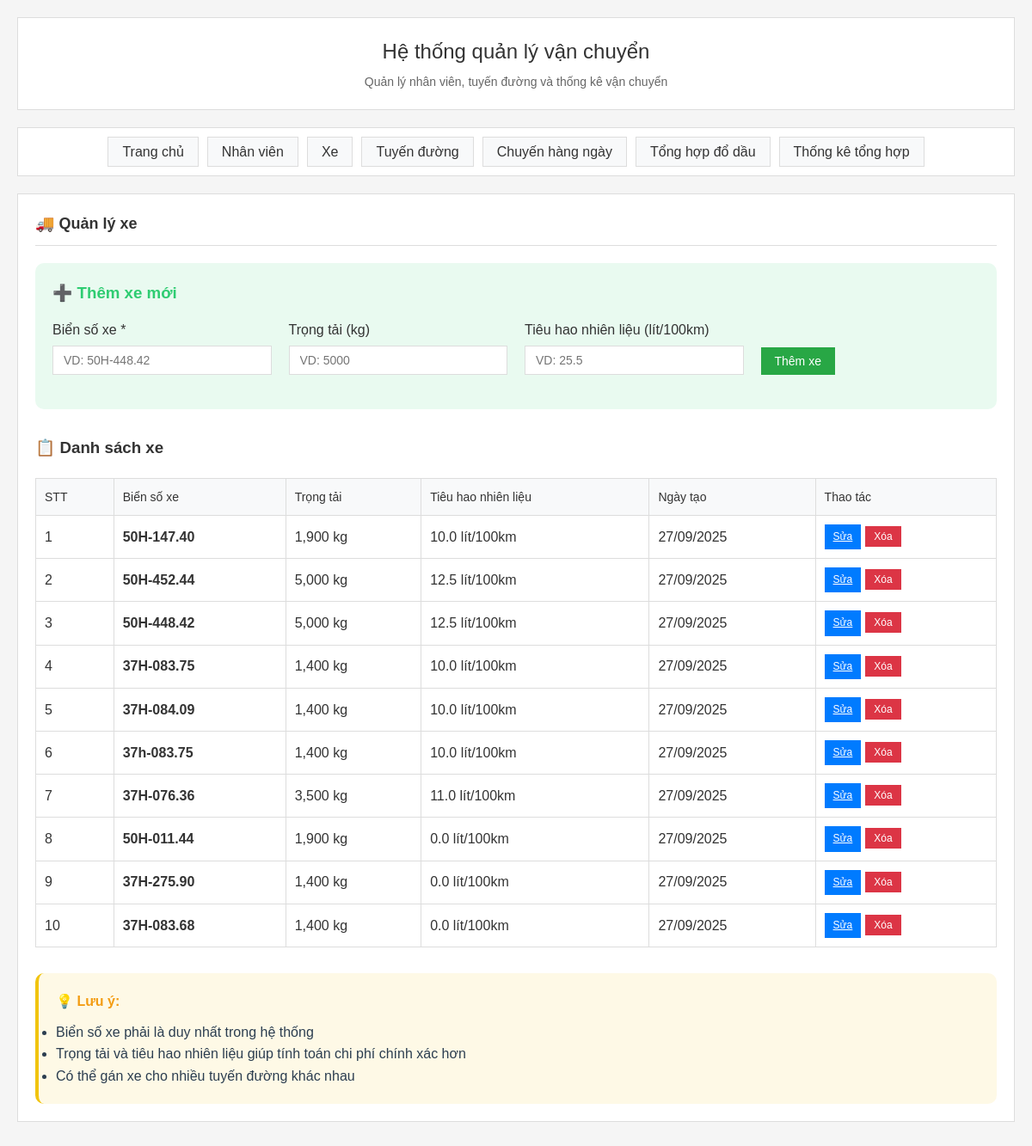
Page /vehicles on the earlier database version.
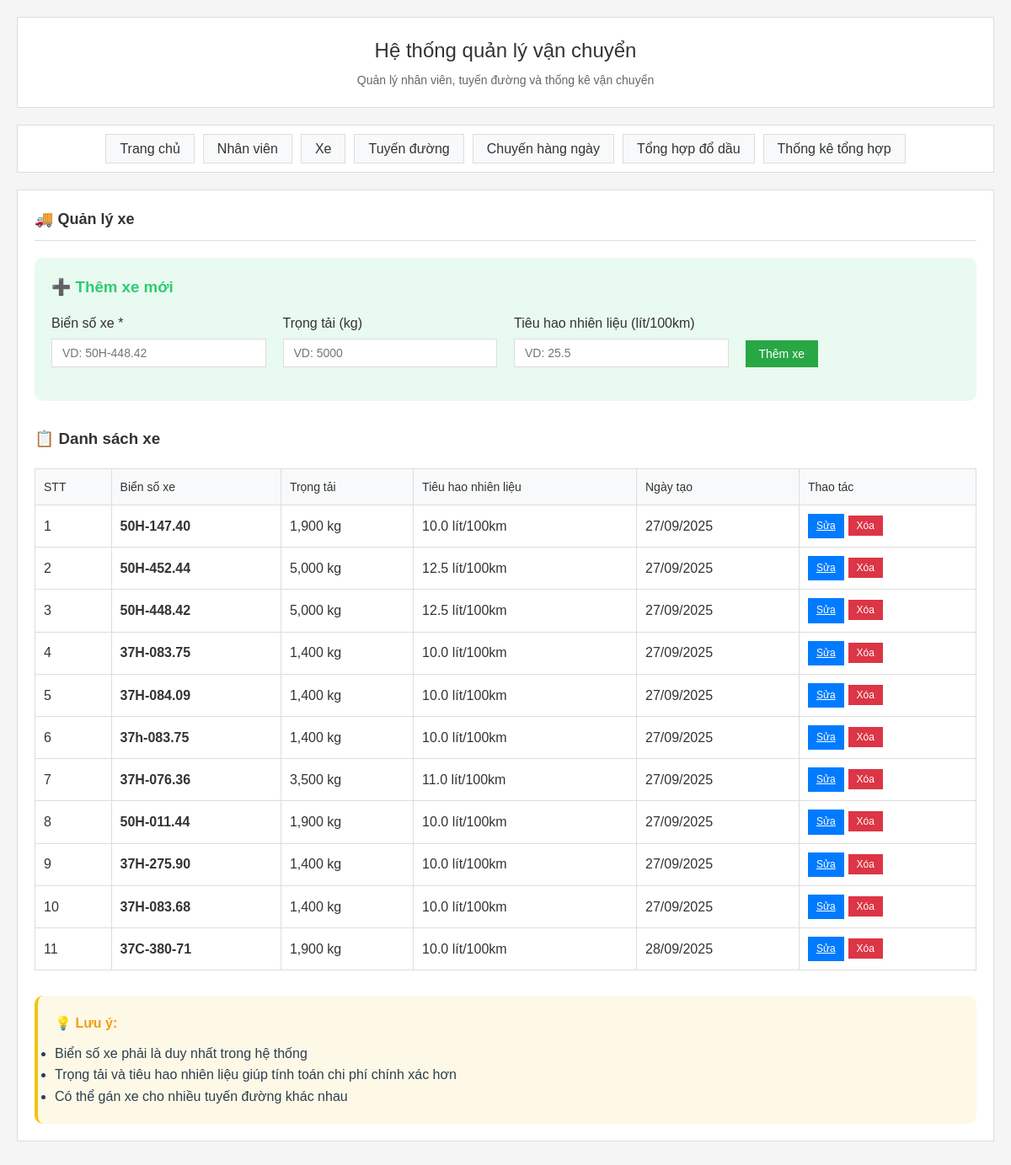
Same page on the later database version.
### main.py (models this page shows)
class Vehicle(Base):
    __tablename__ = "vehicles"
    id = Column(Integer, primary_key=True, index=True)
    license_plate = Column(String, unique=True, nullable=False)
    capacity = Column(Float)  # Trọng tải
    fuel_consumption = Column(Float)  # Tiêu hao nhiên liệu
    status = Column(Integer, default=1)  # 1: Active, 0: Inactive
    created_at = Column(DateTime, default=datetime.utcnow)
    routes = relationship("Route", back_populates="vehicle")

### main.py (the view)
@app.get("/vehicles", response_class=HTMLResponse)
async def vehicles_page(request: Request, db: Session = Depends(get_db)):
    vehicles = db.query(Vehicle).filter(Vehicle.status == 1).all()
    return templates.TemplateResponse("vehicles.html", {"request": request, "vehicles": vehicles})

### templates/vehicles.html (shortened to what this page needs)
{% extends "base.html" %}
{% block content %}
<h2>🚚 Quản lý xe</h2>
<div style="background: rgba(46, 204, 113, 0.1); padding: 20px; border-radius: 10px; margin-bottom: 30px;">
    <h3 style="color: #2ecc71; margin-bottom: 15px;">➕ Thêm xe mới</h3>
    <form method="post" action="/vehicles/add" style="display: grid; grid-template-columns: repeat(auto-fit, minmax(250px, 1fr)); gap: 20px;">
        <div class="form-group">
            <label for="license_plate">Biển số xe *</label>
            <input type="text" id="license_plate" name="license_plate" required placeholder="VD: 50H-448.42">
        </div>
        <div class="form-group">
            <label for="capacity">Trọng tải (kg)</label>
            <input type="number" id="capacity" name="capacity" step="100" placeholder="VD: 5000">
        </div>
        <div class="form-group">
            <label for="fuel_consumption">Tiêu hao nhiên liệu (lít/100km)</label>
            <input type="number" id="fuel_consumption" name="fuel_consumption" step="0.1" placeholder="VD: 25.5">
        </div>
        <div class="form-group" style="display: flex; align-items: end;">
            <button type="submit" class="btn btn-success">Thêm xe</button>
        </div>
    </form>
</div>
<h3>📋 Danh sách xe</h3>
{% if vehicles %}
<table class="table">
    <thead>
        <tr>
            <th>STT</th>
            <th>Biển số xe</th>
            <th>Trọng tải</th>
            <th>Tiêu hao nhiên liệu</th>
            <th>Ngày tạo</th>
            <th>Thao tác</th>
        </tr>
    </thead>
    <tbody>
        {% for vehicle in vehicles %}
        <tr>
            <td>{{ loop.index }}</td>
            <td><strong>{{ vehicle.license_plate }}</strong></td>
            <td>{{ "{:,.0f}".format(vehicle.capacity) }} kg</td>
            <td>{{ vehicle.fuel_consumption }} lít/100km</td>
            <td>{{ vehicle.created_at.strftime('%d/%m/%Y') }}</td>
            <td>
                <div style="display: flex; gap: 5px;">
                    <a href="/vehicles/edit/{{ vehicle.id }}" class="btn btn-sm btn-primary" style="padding: 5px 10px; font-size: 12px;">Sửa</a>
                    <form method="post" action="/vehicles/delete/{{ vehicle.id }}" style="display: inline;" onsubmit="return confirm('Bạn có chắc chắn muốn xóa xe này?')">
                        <button type="submit" class="btn btn-sm btn-danger" style="padding: 5px 10px; font-size: 12px;">Xóa</button>
                    </form>
                </div>
            </td>
        </tr>
        {% endfor %}
    </tbody>
</table>
{% else %}
<div style="text-align: center; padding: 40px; color: #7f8c8d;">
    <h3>🚚 Chưa có xe nào</h3>
    <p>Hãy thêm xe đầu tiên bằng form bên trên</p>
</div>
{% endif %}
<div style="margin-top: 30px; padding: 20px; background: rgba(241, 196, 15, 0.1); border-radius: 10px; border-left: 4px solid #f1c40f;">
    <h4 style="color: #f39c12; margin-bottom: 10px;">💡 Lưu ý:</h4>
    <ul style="color: #2c3e50; line-height: 1.6;">
        <li>Biển số xe phải là duy nhất trong hệ thống</li>
        <li>Trọng tải và tiêu hao nhiên liệu giúp tính toán chi phí chính xác hơn</li>
        <li>Có thể gán xe cho nhiều tuyến đường khác nhau</li>
    </ul>
</div>
{% endblock %}

Differences in the rows shown:
changed Vehicle (number 8 of 11 on the later page): fuel_consumption "0.0" → "10.0"
changed Vehicle (number 9 of 11 on the later page): fuel_consumption "0.0" → "10.0"
changed Vehicle (number 10 of 11 on the later page): fuel_consumption "0.0" → "10.0"
added Vehicle: license_plate "37C-380-71", capacity "1,900", fuel_consumption "10.0", created_at "28/09/2025"
